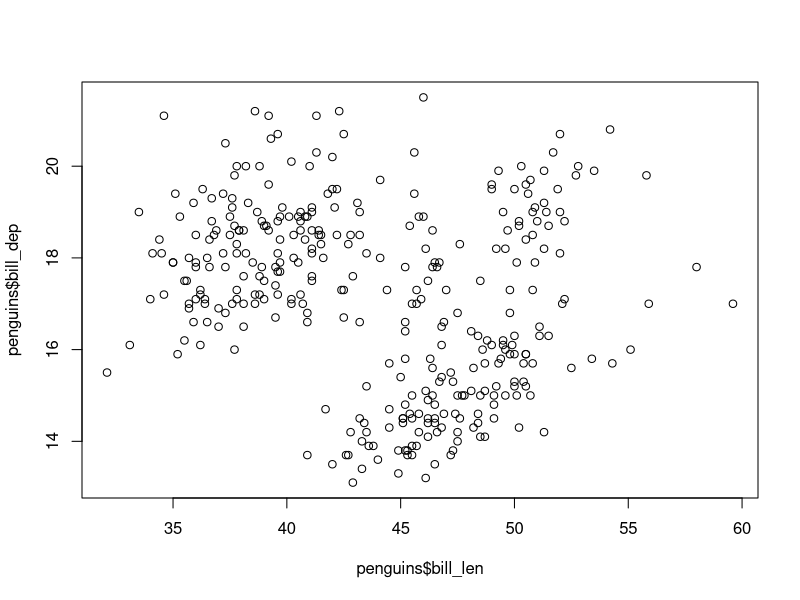
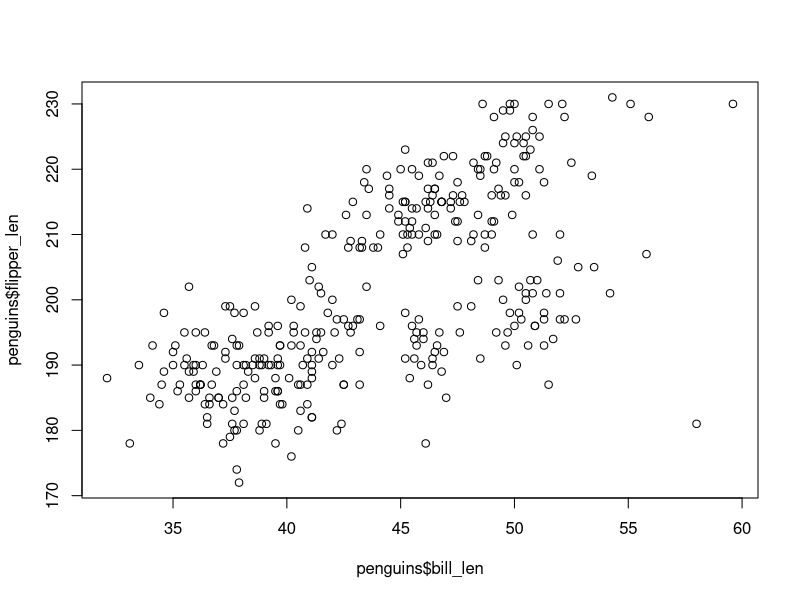
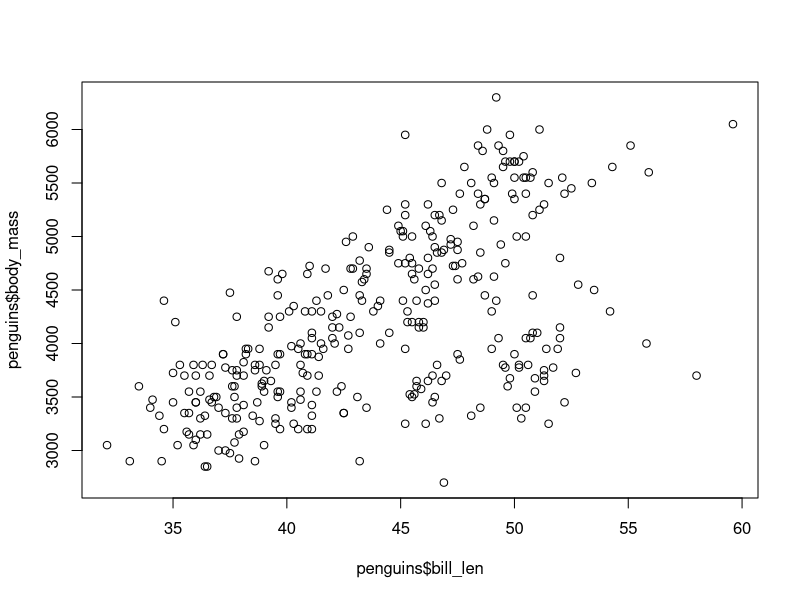
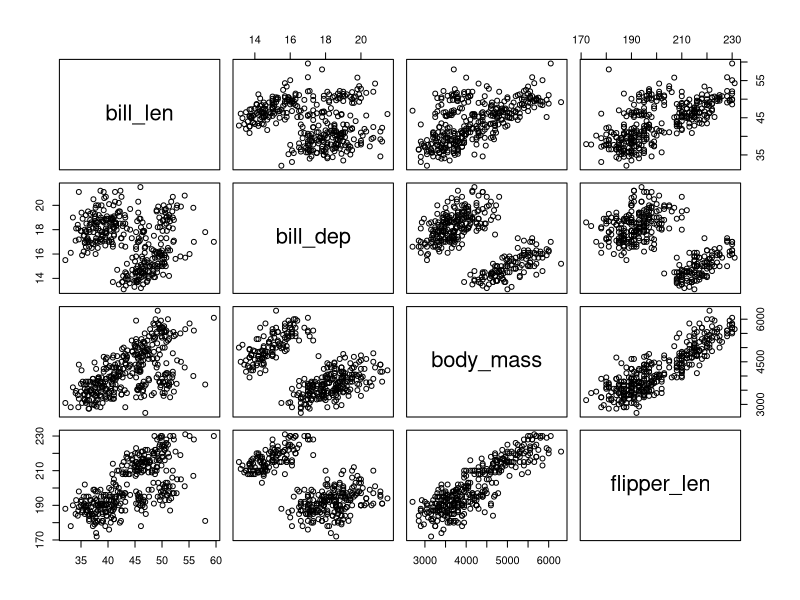
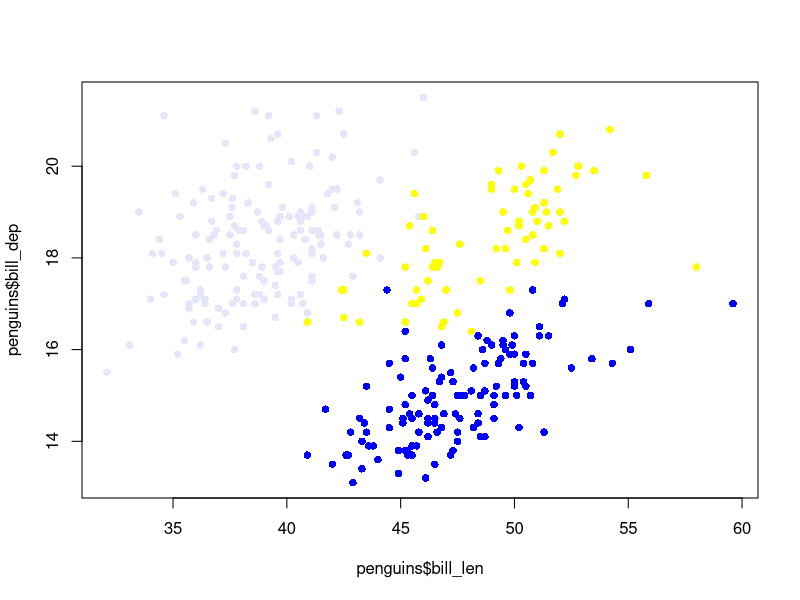
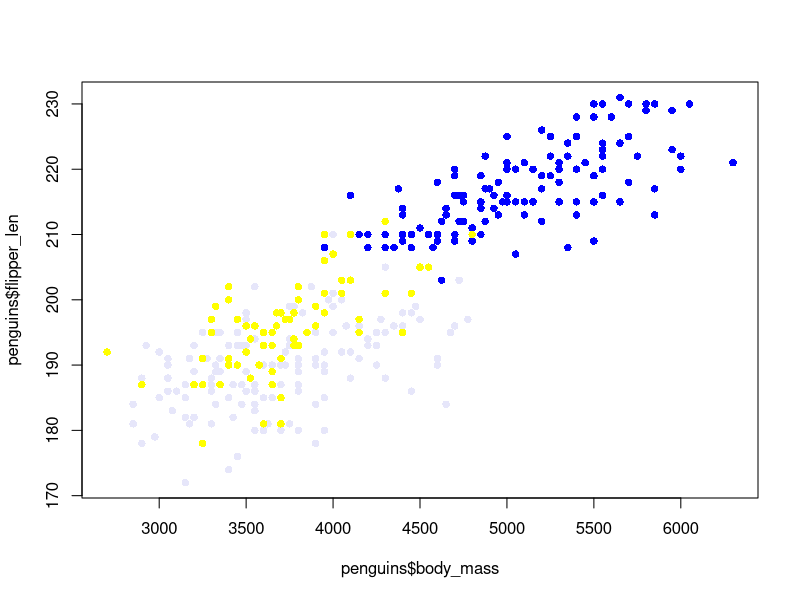
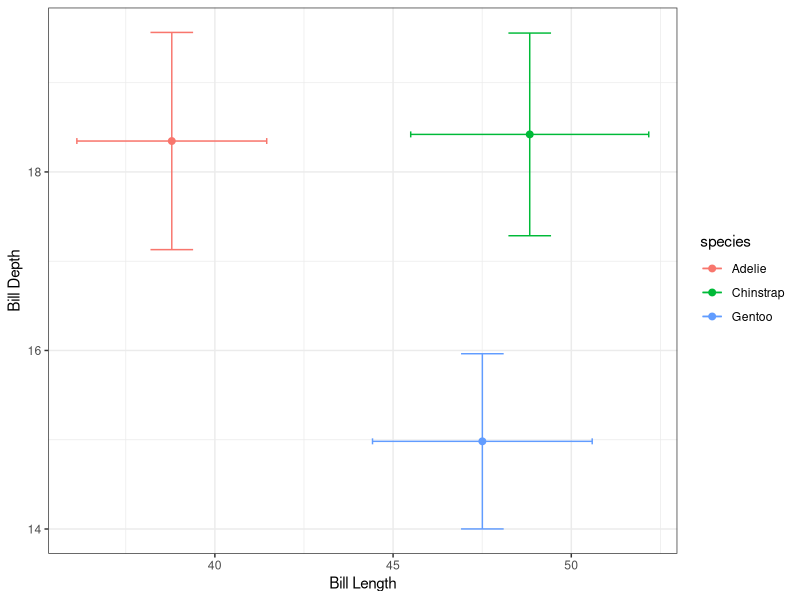
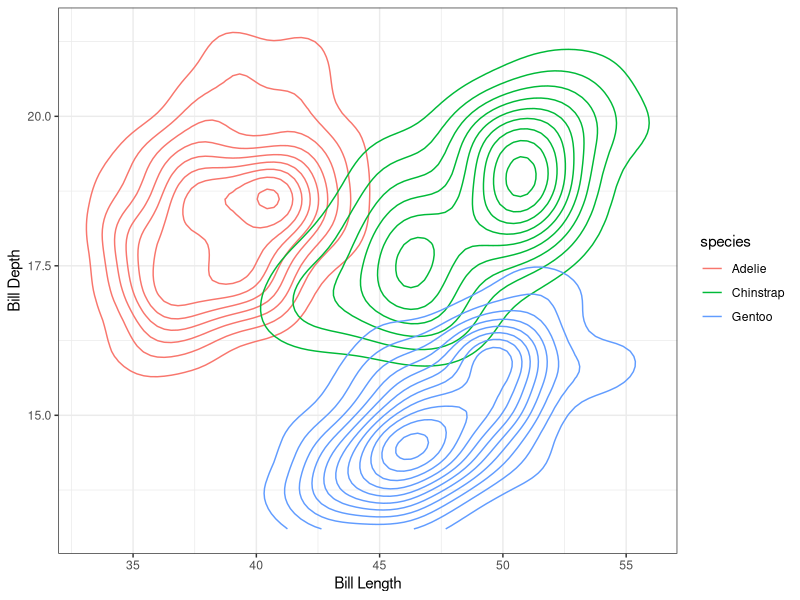

Recreate these plots in R, in order.
# Reducing items and attributes

library(tidyverse)

# Penguin's dataset
head(penguins)

# Explore! ----
# aka, plot them all
plot(penguins$bill_len, penguins$bill_dep)
plot(penguins$bill_len, penguins$flipper_len)
plot(penguins$bill_len, penguins$body_mass)

# Could plot them all
penguins %>% 
  select(bill_len, bill_dep, body_mass,
         flipper_len) %>% 
  plot()

# Correlation coefficients
penguins %>% 
  select(bill_len, bill_dep, body_mass,
         flipper_len) %>% 
  cor(use = "complete.obs")

# Plot the least correlated two
# with a custom palette
palette(c("lavender", "yellow", "blue"))
plot(penguins$bill_len, penguins$bill_dep,
     pch = 16, 
     col = factor(penguins$species))

# Plot the two most correlated
plot(penguins$body_mass, penguins$flipper_len,
     pch = 16, 
     col = factor(penguins$species))

# Turn the device off to get rid of our custom palette
dev.off()

# Aggregate items ----
# Plot bill depth and bill length with means/SDs for species
penguins %>% 
  group_by(species) %>% 
  summarize(mean_bill_dep = mean(bill_dep, na.rm = TRUE),
            sd_bill_dep = sd(bill_dep, na.rm = TRUE),
            mean_bill_len = mean(bill_len, na.rm = TRUE),
            sd_bill_len = sd(bill_len, na.rm = TRUE)) %>% 
  mutate(bill_dep_lwr = mean_bill_dep - sd_bill_dep,
         bill_dep_upr = mean_bill_dep + sd_bill_dep,
         bill_len_lwr = mean_bill_len - sd_bill_len,
         bill_len_upr = mean_bill_len + sd_bill_len) %>% 
  ggplot(aes(x = mean_bill_len, y = mean_bill_dep,
             color = species)) +
  # length errorbars
  geom_errorbar(aes(xmin = bill_len_lwr,
                    xmax = bill_len_upr)) +
  # depth errorbars
  geom_errorbar(aes(ymin = bill_dep_lwr,
                    ymax = bill_dep_upr)) +
  # Add the points
  geom_point(size = 2) +
  xlab("Bill Length") +
  ylab("Bill Depth") +
  theme_bw()

# Some ggplot geoms do the summarizing for you:
penguins %>% 
  ggplot(aes(x = bill_len, y = bill_dep,
             color = species)) +
  # Contour plot
  geom_density_2d() +
  xlab("Bill Length") +
  ylab("Bill Depth") +
  theme_bw()

# Aggregate attributes ----
# In base R, use this function for PCA:
?prcomp

# Fit the PCA
pca <- prcomp(~ bill_len + bill_dep + flipper_len +
                body_mass,
              data = penguins)

# Default plot shows the variance for each component
plot(pca)

# Summary shows the variances and the % variance
summary(pca)

# Function to plot the biplot
par(bg = "gray30")
biplot(pca)

# Get the predicted PCs for each row of data
pred <- predict(pca, penguins)
penguins <- cbind(penguins, pred)

# Plot density of PC1 for each species
ggplot(penguins, aes(x = PC1, color = species)) +
  geom_density() +
  theme_bw()
